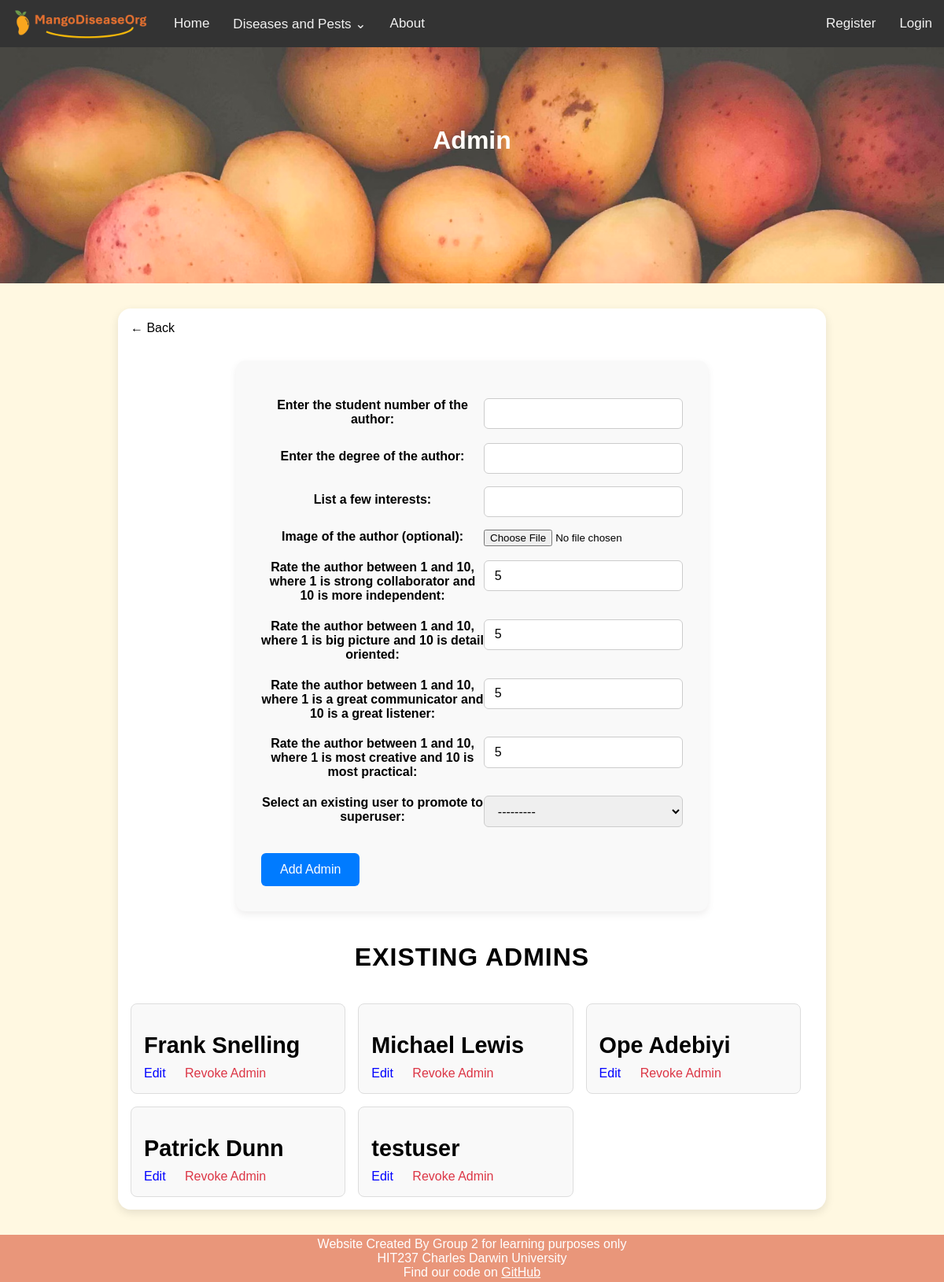
The page /custom-admin/add/ on the database as committed earlier.
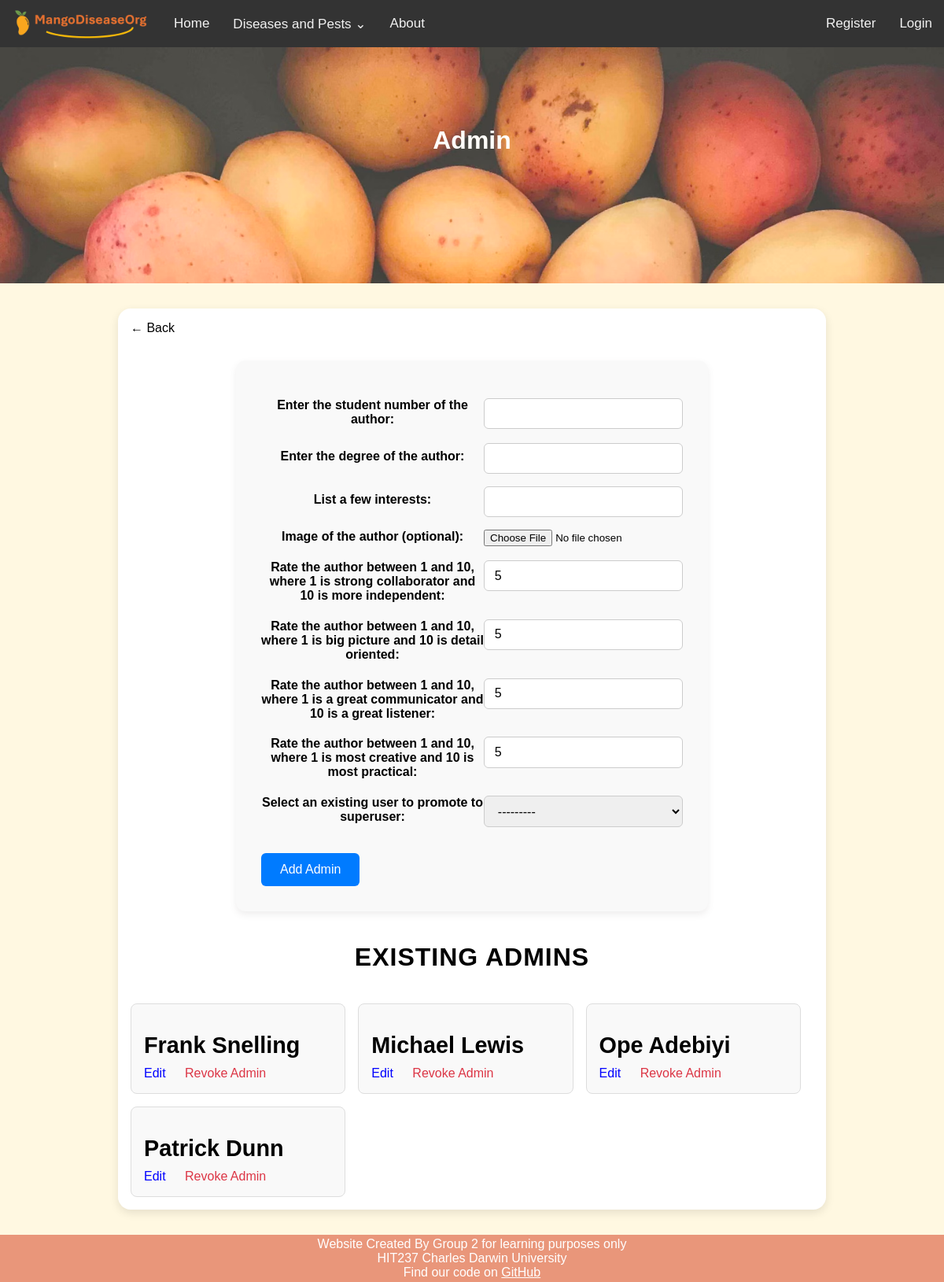
The same page on the database as committed later.
### mango_disease_app/models.py (models this page shows, shortened)
class UserProfile(models.Model):
    user = models.OneToOneField(
        User,
        on_delete=models.CASCADE,
        limit_choices_to={'is_superuser': True},
    )
    student_number = models.CharField(max_length=7)
    degree = models.CharField(max_length=30)
    interests = models.CharField(max_length=100)
    image = models.ImageField(upload_to="author_images/", default="author_images/blank.png")
    collaborator_independent = models.SmallIntegerField(validators=[MinValueValidator(0), MaxValueValidator(10)], default=5)
    bigPicture_detailOriented = models.SmallIntegerField(validators=[MinValueValidator(0), MaxValueValidator(10)], default=5)
    communicator_listener = models.SmallIntegerField(validators=[MinValueValidator(0), MaxValueValidator(10)], default=5)
    creative_practical = models.SmallIntegerField(validators=[MinValueValidator(0), MaxValueValidator(10)], default=5)

### mango_disease_app/views/auth_views.py (the view, shortened to what this page needs)
# urls.py: path('custom-admin/add/', views.add_admin, name='add_admin'),
def add_admin(request):
    post_data = None
    form = AddUserProfileForm(request.POST or None, request.FILES or None)
    admins = UserProfile.objects.filter(user__is_superuser=True)
    return render(request, 'mango_disease_app/admin_forms/add_admin.html', {
        'form': form,
        'admins': admins,
    })

### mango_disease_app/context_processors.py (called while the page is built)
def disease_menu(request):
    return {'navs': Disease.objects.all()}

### mango_disease_app/templates/mango_disease_app/admin_forms/add_admin.html (shortened to what this page needs)
{% extends 'mango_disease_app/site_base/base.html' %}
{% block page_header %}Admin{% endblock %}
{% load static %}
{% block content %}
   <a href="{% url 'admin_tools' %}" class="back-button">← Back</a>
	<form action="{% url 'add_admin' %}" method="post" novalidate enctype="multipart/form-data">
		<table>
			{{ form.as_table }}
		</table>
		<input type="submit" value="Add Admin">
	</form>
	<h2>Existing Admins</h2>
	{% if admins %}
	<div class="orchard-grid">
		{% for admin in admins %}
			<div class="orchard-card">
				<h3 class="orchard-name">{{ admin.user.get_full_name|default:admin.user.username }}</h3>
				<div class="card-actions">
					<a href="{% url 'edit_admin' admin.id %}" class="action-link">Edit</a>
					<a href="{% url 'delete_admin' admin.id %}" class="action-link delete-link" onclick="return confirm('Revoke admin permissions for this user?');">Revoke Admin</a>
				</div>
			</div>
		{% endfor %}
	</div>
	{% else %}
		<p>No admins added yet.</p>
	{% endif %}
{% endblock %}

Rows that differ between the two databases and show on the page:
removed UserProfile: user.get_full_name "testuser"
